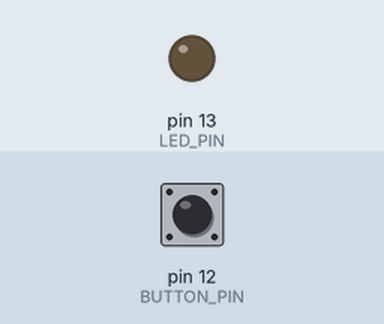
This program was run on a simulated Arduino Uno, built with avr-gcc and run on an emulated ATmega328P. On the bench: output pins drawn as LEDs (lit = HIGH). The inputs (shaded band) are chosen by the test bench; at power-on: pin 12 (BUTTON_PIN) LOW.

Above: at 1.2 s.
1.3 s: pin 12 (BUTTON_PIN) pulled HIGH for 0.15 s
At 1.37 s:
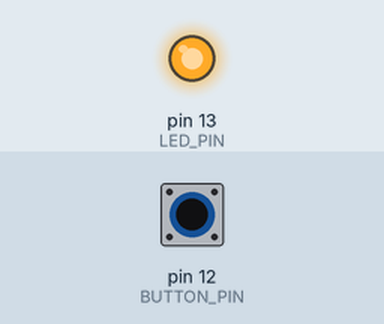
2.9 s: pin 12 (BUTTON_PIN) pulled HIGH for 3.2 s
At 7.2 s:
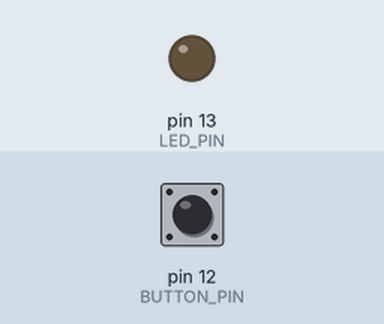
Timing chart, 0 to 8.7 s (numbered marks = the images above; inputs shaded):
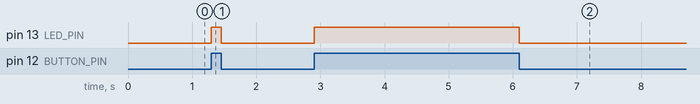

The program:

main.cpp
```cpp
// Derived from https://github.com/sunfounder/Sunfounder_SuperKit_for_Arduino/blob/d38b2f2d8d64a420f4123d0a9e2b713b705e19f4/02.Controlling%20Led%20By%20Button.ino
// Load in our dependencies
#include "Arduino.h"

// Define our constants
int BUTTON_PIN = 12;
int LED_PIN = 13;

void setup()
{
  // Configure our LEDs
  pinMode(BUTTON_PIN, INPUT);
  pinMode(LED_PIN, OUTPUT);
}

void loop()
{
  // Output button press value as LED value
  // Example: BUTTON_VAL = HIGH
  //   https://github.com/arduino/Arduino/blob/1.6.12/hardware/arduino/avr/cores/arduino/Arduino.h#L40-L41
  int BUTTON_VAL = digitalRead(BUTTON_PIN);
  digitalWrite(LED_PIN, BUTTON_VAL);
}
```

Measured:
- after the input at 1.3 s, pin 13 (LED_PIN): LOW → HIGH at once, → LOW 0.15 s later
- after the input at 2.9 s, pin 13 (LED_PIN): LOW → HIGH at once, → LOW 3.2 s later
